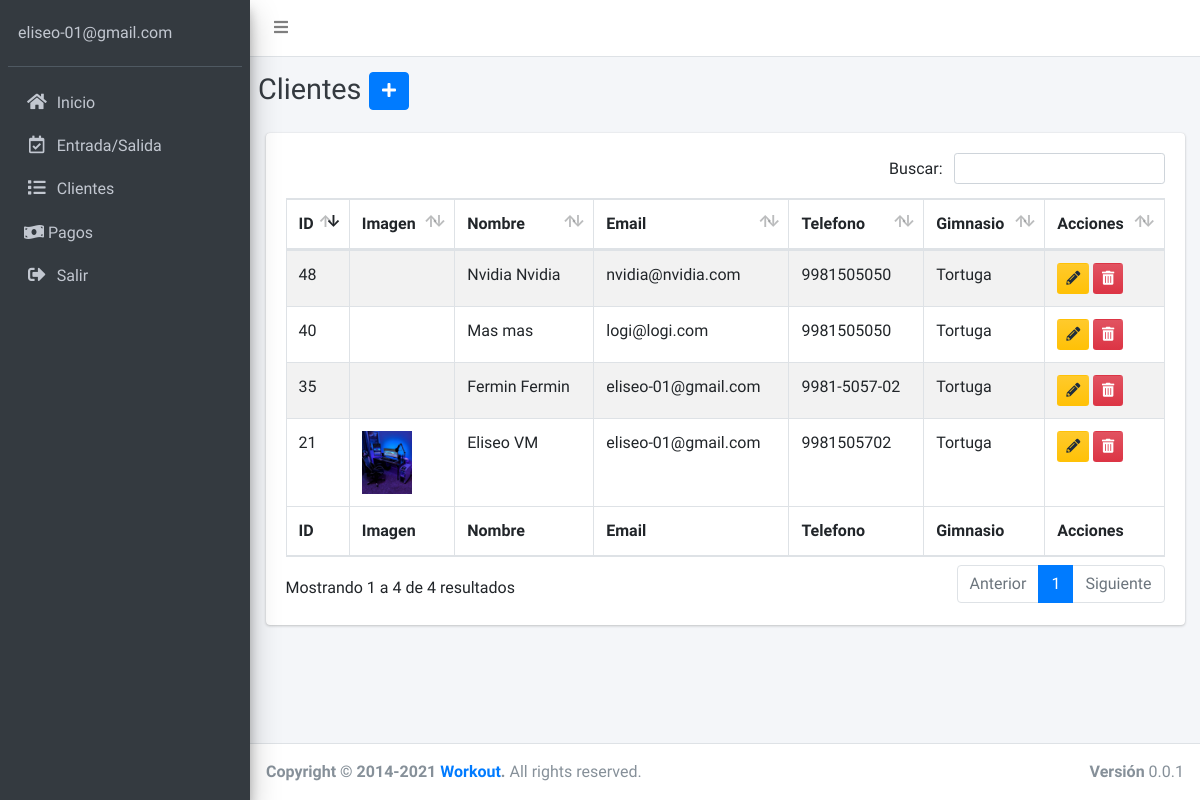
/admin/pages/cliente.php (signed in), run on an earlier commit of the app's database.
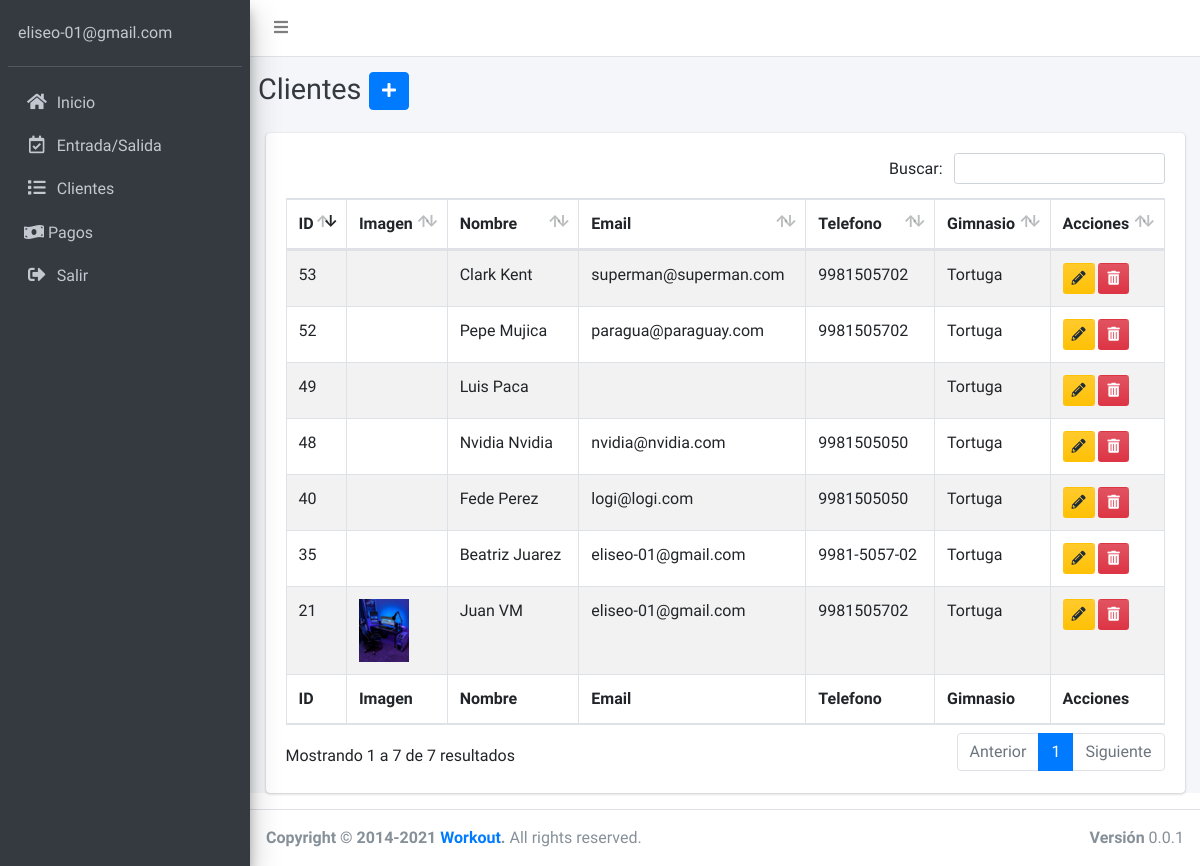
And on a later commit of the database.
### tables this page shows
CREATE TABLE `cliente` (
  `id_cliente` int(11) NOT NULL,
  `nombre_cliente` varchar(60) NOT NULL,
  `apellido_cliente` varchar(60) NOT NULL,
  `email_cliente` varchar(60) NOT NULL,
  `fecha_nacimiento_cliente` date NOT NULL,
  `telefono_cliente` varchar(15) NOT NULL,
  `gimnasio_cliente` int(11) NOT NULL,
  `url_imagen_cliente` varchar(100) NOT NULL,
  `fecha_creacion_cliente` date DEFAULT NULL
);

CREATE TABLE `registro` (
  `id_registro` int(11) NOT NULL,
  `email_registro` varchar(60) NOT NULL,
  `password_registro` varchar(60) NOT NULL,
  `gimnasio_registro` varchar(60) NOT NULL,
  `nombre_registro` varchar(60) NOT NULL,
  `apellido_registro` varchar(60) NOT NULL,
  `sexo_registro` varchar(20) NOT NULL,
  `fecha_creacion_registro` date DEFAULT NULL
);

### admin/pages/cliente.php (the view, shortened to what this page needs)
<?php
include 'funciones/funciones.php';
include 'templates/header.php';
include 'templates/barra-superior.php';
include 'templates/barra-lateral.php';
$id = $_SESSION['id'];
?>
  <div class="content-wrapper">
    <div class="content-header">
      <div class="container-fluid">
        <div class="row mb-2">
          <div class="col-sm-6">
            <div class="row">
              <h1 class="m-0 text-dark">Clientes</h1>
              <div class="col-md-auto">
                <button type="button" class="btn btn-block btn-primary" data-toggle="modal" data-target="#registroCliente"><i class="fas fa-plus"></i></button>
              </div>
            </div>
          </div>
        </div>
      </div>
    </div>
                  <?php
                    try {
                      $sql = "SELECT * FROM registro WHERE id_registro = $id ";
                      $resultado = $conn->query($sql);
                      while ($gimnasio_registro = $resultado->fetch_assoc()) { ?>
                      <?php }
                    } catch (Exception $e) {
                        echo "Error: " . $e->getMessage();
                    }
                  ?>
    <section class="content">
      <div class="container-fluid">
        <div class="card">
          <div class="card-body">
            <table id="registros-cliente" class="table table-bordered table-striped">
              <thead>
              <tr>
                <th>ID</th>
                <th>Imagen</th>
                <th>Nombre</th>
                <th>Email</th>
                <th>Telefono</th>
                <th>Gimnasio</th>
                <th>Acciones</th>
              </tr>
              </thead>
              <tbody>
                <?php
                  try {
                    $sql = "SELECT * ";
                    $sql .= " FROM cliente ";
                    $sql .= " INNER JOIN registro ";
                    $sql .= " ON cliente.gimnasio_cliente=registro.id_registro ";
                    $sql .= " WHERE gimnasio_cliente = $id ";
                    $sql .= " ORDER BY id_cliente DESC ";
                    $resultado = $conn->query($sql);
                  } catch (Exception $e) {
                    $error = $e->getMessage();
                    echo $error;
                  }
                  while($cliente = $resultado->fetch_assoc()) { ?>
                    <tr>
                      <td><?php echo $cliente['id_cliente']; ?></td>
                      <td><img src="../dist/img/clientes/<?php echo $cliente['url_imagen_cliente']; ?>" width="50" alt=""></td>
                      <td><?php echo $cliente['nombre_cliente'] . " " . $cliente['apellido_cliente']; ?></td>
                      <td><?php echo $cliente['email_cliente']; ?></td>
                      <td><?php echo $cliente['telefono_cliente']; ?></td>
                      <td><?php echo $cliente['gimnasio_registro']; ?></td>
                      <td>
                        <a title="Editar" href="editar-cliente.php?id=<?php echo $cliente['id_cliente']; ?>" class="btn bg-gradient-warning btn-sm margin">
                        <i class="fas fa-pencil-alt"></i>
                        </a>
                        <a title="Eliminar" href="#" data-id="<?php echo $cliente['id_cliente']; ?>" data-tipo="cliente" class="btn bg-gradient-danger btn-sm borrar_registro">
                        <i class="fas fa-trash-alt"></i>
                        </a>
                      </td>
                    </tr>
                  <?php } ?>
              </tbody>
              <tfoot>
              <tr>
                <th>ID</th>
                <th>Imagen</th>
                <th>Nombre</th>
                <th>Email</th>
                <th>Telefono</th>
                <th>Gimnasio</th>
                <th>Acciones</th>
              </tr>
              </tfoot>
            </table>
          </div>
        </div>
      </div>
    </section>
  </div>
<?php
include 'templates/footer.php';
?>

### admin/pages/templates/header.php (shortened to what this page needs)
<!DOCTYPE html>
<html>
<head>
  <link rel="stylesheet" href="../plugins/fontawesome-free/css/all.min.css">
  <link rel="stylesheet" href="https://code.ionicframework.com/ionicons/2.0.1/css/ionicons.min.css">
  <link rel="stylesheet" href="../plugins/datatables-bs4/css/dataTables.bootstrap4.css">
  <link rel="stylesheet" href="../dist/css/adminlte.min.css">
  <link rel="stylesheet" href="../dist/css/sweetalert2.all.min.css">
  <link rel="stylesheet" href="../plugins/select2/css/select2.min.css">
  <link rel="stylesheet" href="../plugins/select2-bootstrap4-theme/select2-bootstrap4.min.css">
  <link rel="stylesheet" href="../plugins/tempusdominus-bootstrap-4/css/tempusdominus-bootstrap-4.min.css">
  <link rel="stylesheet" href="../plugins/icheck-bootstrap/icheck-bootstrap.min.css">
</head>

### admin/pages/templates/barra-superior.php
<body class="hold-transition sidebar-mini">
<div class="wrapper">
  <nav class="main-header navbar navbar-expand navbar-white navbar-light">
    <ul class="navbar-nav">
      <li class="nav-item">
        <a class="nav-link" data-widget="pushmenu" href="#" role="button"><i class="fas fa-bars"></i></a>
      </li>
    </ul>
  </nav>

### admin/pages/templates/barra-lateral.php
<aside class="main-sidebar sidebar-dark-primary elevation-4">
    <div class="sidebar">
      <div class="user-panel mt-3 pb-3 mb-3 d-flex">
        <div class="info">
          <a href="#" class="d-block"><?php echo $_SESSION['email']; ?></a>
        </div>
      </div>
      <nav class="mt-2">
        <ul class="nav nav-pills nav-sidebar flex-column" data-widget="treeview" role="menu" data-accordion="false">
          <li class="nav-item">
            <a href="dashboard.php" class="nav-link">
              <i class="fas fa-home nav-icon"></i>
              <p>Inicio</p>
            </a>
          </li>
          <li class="nav-item">
            <a href="entrada-salida.php" class="nav-link">
              <i class="far fa-calendar-check nav-icon"></i>
              <p>Entrada/Salida</p>
            </a>
          </li>
          <li class="nav-item">
            <a href="cliente.php" class="nav-link">
              <i class="fas fa-list nav-icon"></i>
              <p>Clientes</p>
            </a>
          </li>
          <li class="nav-item">
            <a href="pago.php" class="nav-link">
              <i class="fas fa-money-bill-wave"></i>
              <p>Pagos</p>
            </a>
          </li>
          <li class="nav-item">
            <a href="login.php?cerrar_sesion=true" class="nav-link">
              <i class="fas fa-sign-out-alt nav-icon"></i>
                <p>Salir</p>
            </a>
          </li>
        </ul>
      </nav>
    </div>
  </aside>

### admin/pages/templates/footer.php (shortened to what this page needs)
  <footer class="main-footer">
    <div class="float-right d-none d-sm-block">
      <b>Versión</b> 0.0.1
    </div>
    <strong>Copyright &copy; 2014-2021 <a href="#">Workout</a>.</strong> All rights
    reserved.
  </footer>
</div>
</body>
</html>

What changed in the data, as far as the page shows it:
added cliente: id_cliente "53", nombre_cliente "Clark", apellido_cliente "Kent", email_cliente "superman@superman.com", telefono_cliente "9981505702", gimnasio_cliente.gimnasio_registro "Tortuga"
added cliente: id_cliente "52", nombre_cliente "Pepe", apellido_cliente "Mujica", email_cliente "paragua@paraguay.com", telefono_cliente "9981505702", gimnasio_cliente.gimnasio_registro "Tortuga"
added cliente: id_cliente "49", nombre_cliente "Luis", apellido_cliente "Paca", gimnasio_cliente.gimnasio_registro "Tortuga"
changed cliente "logi@logi.com": nombre_cliente "Mas" → "Fede"; apellido_cliente "mas" → "Perez"
changed cliente id 35: nombre_cliente "Fermin" → "Beatriz"; apellido_cliente "Fermin" → "Juarez"
changed cliente "VM": nombre_cliente "Eliseo" → "Juan"
Also different on the page:
text written by a page script: "Buscar: Mostrando 1 a 4 de 4 resultados Anterior 1 Siguiente" → "Buscar: Mostrando 1 a 7 de 7 resultados Anterior 1 Siguiente"
